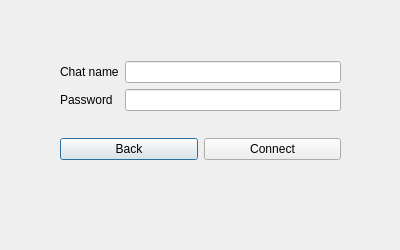
<?xml version="1.0" encoding="UTF-8"?>
<ui version="4.0">
 <class>connect2_chat</class>
 <widget class="QDialog" name="connect2_chat">
  <property name="geometry">
   <rect>
    <x>0</x>
    <y>0</y>
    <width>400</width>
    <height>250</height>
   </rect>
  </property>
  <property name="minimumSize">
   <size>
    <width>400</width>
    <height>250</height>
   </size>
  </property>
  <property name="maximumSize">
   <size>
    <width>400</width>
    <height>250</height>
   </size>
  </property>
  <property name="windowTitle">
   <string>Dialog</string>
  </property>
  <widget class="QWidget" name="layoutWidget">
   <property name="geometry">
    <rect>
     <x>60</x>
     <y>40</y>
     <width>281</width>
     <height>141</height>
    </rect>
   </property>
   <layout class="QGridLayout" name="gridLayout_2">
    <item row="1" column="0">
     <widget class="QPushButton" name="BackButton">
      <property name="text">
       <string>Back</string>
      </property>
     </widget>
    </item>
    <item row="1" column="1">
     <widget class="QPushButton" name="ConnectChatButton">
      <property name="text">
       <string>Connect</string>
      </property>
     </widget>
    </item>
    <item row="0" column="0" colspan="2">
     <layout class="QGridLayout" name="gridLayout">
      <item row="0" column="0" rowspan="2">
       <layout class="QVBoxLayout" name="verticalLayout">
        <item>
         <widget class="QLabel" name="label">
          <property name="text">
           <string>Chat name</string>
          </property>
         </widget>
        </item>
        <item>
         <widget class="QLabel" name="label_2">
          <property name="text">
           <string>Password</string>
          </property>
         </widget>
        </item>
       </layout>
      </item>
      <item row="0" column="1">
       <widget class="QLineEdit" name="lineEdit"/>
      </item>
      <item row="1" column="1">
       <widget class="QLineEdit" name="lineEdit_2"/>
      </item>
     </layout>
    </item>
   </layout>
  </widget>
 </widget>
 <resources/>
 <connections/>
</ui>
